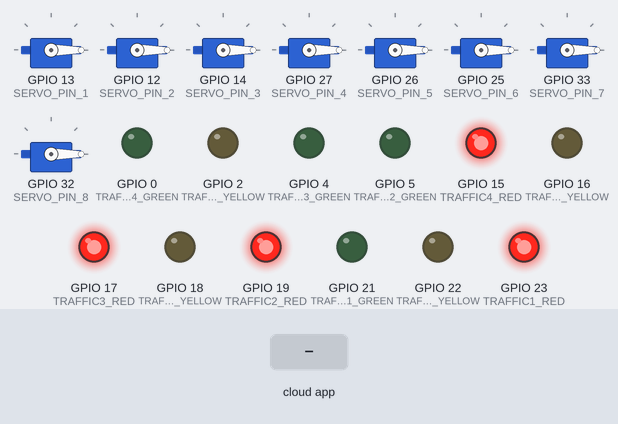
The sketch below on a simulated ESP32. Shown: 8 × servo, output pins drawn as LEDs (lit = HIGH). The test bench sets the inputs (shaded band). WiFi joins after 1.5 s; servers stay silent unless stated; the Firebase database answers and starts empty; what the sketch prints to the serial monitor is not drawn.

Above: at 10.0 s.
10.1 s: the phone or cloud app sets red to 0
At 11.2 s:
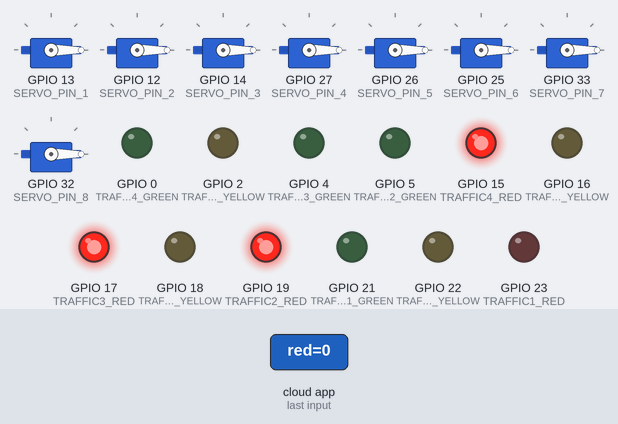
11.9 s: the phone or cloud app sets position to 90
At 14.9 s:
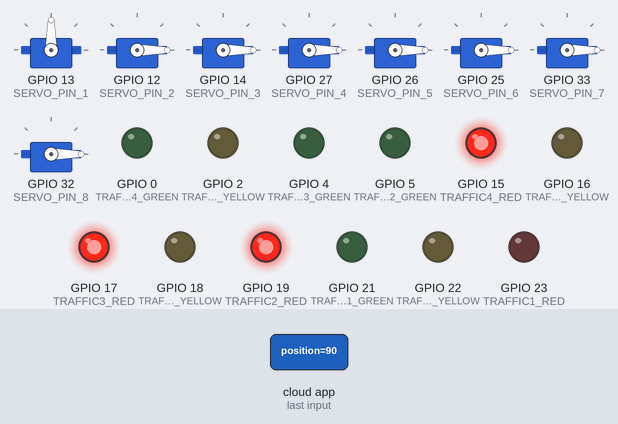
15.0 s: the phone or cloud app sets yellow to 1
At 16.8 s:
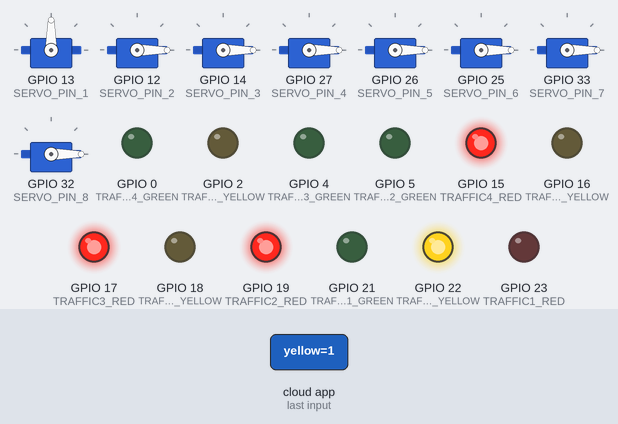
17.5 s: the phone or cloud app sets green to 1
At 19.8 s:
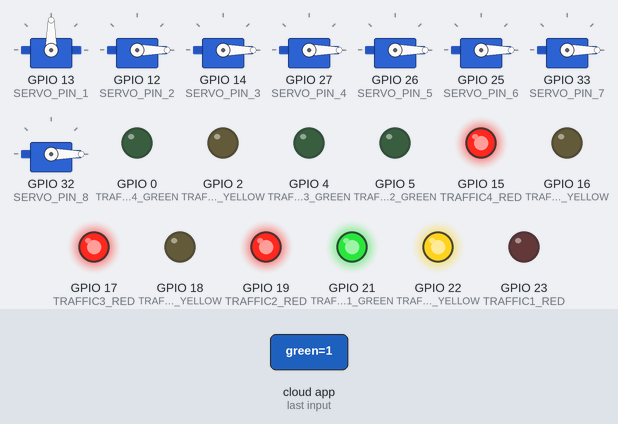
20.6 s: the phone or cloud app sets red to 1
At 22.8 s:
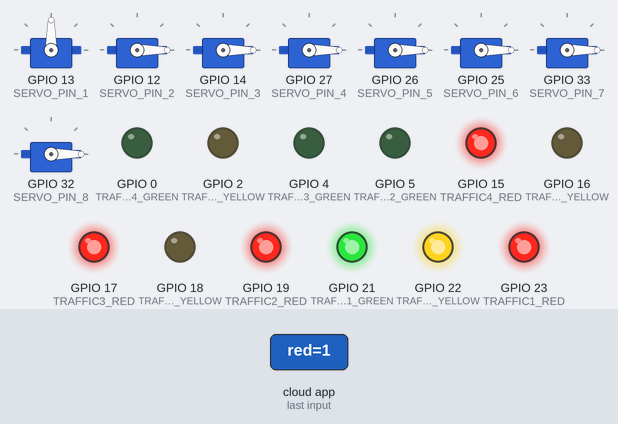
23.6 s: the phone or cloud app sets position to 0
At 27.2 s:
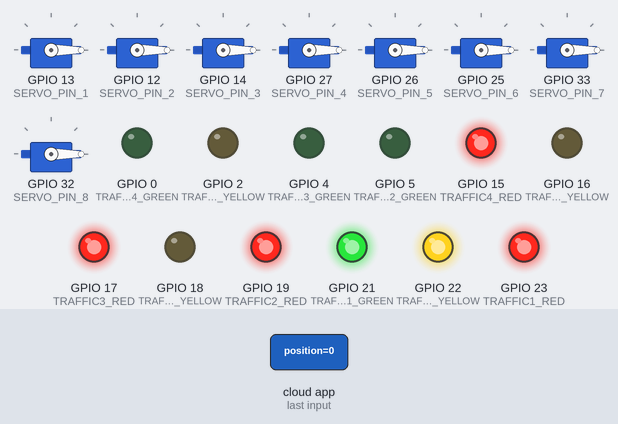
Timing chart, 0 to 27.7 s (numbered marks = the images above; inputs shaded):
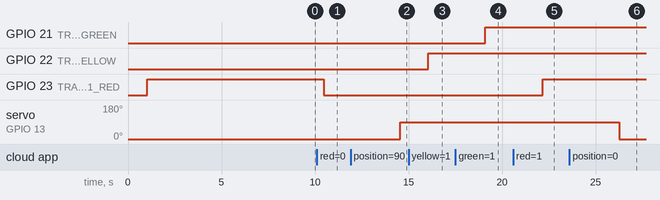

The sketch:

sketch_jan07a.ino
```cpp
/*
 * Smart Parking Gate + Traffic Light Control System
 * ESP32 + 8x Servos + 4x Traffic Lights + Firebase
 *
 * Firebase Path: Park2/
 * Features:
 * - Real-time gate control with ANY angle (0-180°)
 * - Traffic light management (4 modules, 12 LEDs)
 * - Remote Firebase commands
 * - Individual and group control
 */

#include <WiFi.h>
#include <FirebaseESP32.h>
#include <ESP32Servo.h>

// WiFi Credentials
const char* WIFI_SSID = "ITIDA";
const char* WIFI_PASSWORD = "12345678";

// Firebase Credentials
const char* FIREBASE_HOST = "stem-53cdc-default-rtdb.firebaseio.com";
const char* FIREBASE_AUTH = "UlqdAaYSCRjTcqFBRVW0df1Y513SLgoJ2vuZ2lZO";

// Firebase objects
FirebaseData fbData;
FirebaseData fbStream;
FirebaseAuth auth;
FirebaseConfig config;

// Servo Motor Pins (8 Gates)
#define SERVO_PIN_1 13
#define SERVO_PIN_2 12
#define SERVO_PIN_3 14
#define SERVO_PIN_4 27
#define SERVO_PIN_5 26
#define SERVO_PIN_6 25
#define SERVO_PIN_7 33
#define SERVO_PIN_8 32

// Traffic Light Pins
#define TRAFFIC1_RED    23
#define TRAFFIC1_YELLOW 22
#define TRAFFIC1_GREEN  21

#define TRAFFIC2_RED    19
#define TRAFFIC2_YELLOW 18
#define TRAFFIC2_GREEN  5

#define TRAFFIC3_RED    17
#define TRAFFIC3_YELLOW 16
#define TRAFFIC3_GREEN  4

#define TRAFFIC4_RED    15
#define TRAFFIC4_YELLOW 2
#define TRAFFIC4_GREEN  0

// Servo objects
Servo servo1, servo2, servo3, servo4;
Servo servo5, servo6, servo7, servo8;

// Variables
int gatePositions[8] = {0, 0, 0, 0, 0, 0, 0, 0};
String gateStatus[8] = {"closed", "closed", "closed", "closed",
                        "closed", "closed", "closed", "closed"};

bool trafficLights[4][3] = {
  {true, false, false},
  {true, false, false},
  {true, false, false},
  {true, false, false}
};

unsigned long lastGateCheck = 0;
unsigned long lastTrafficCheck = 0;
unsigned long sendDataPrevMillis = 0;
bool firebaseReady = false;

void setup() {
  Serial.begin(115200);
  delay(1000);

  Serial.println("\n╔════════════════════════════════════════╗");
  Serial.println("║  GATE + TRAFFIC CONTROL - FULL RANGE  ║");
  Serial.println("║  Servo: 0-180° | Traffic: RGB Control ║");
  Serial.println("╚════════════════════════════════════════╝\n");

  // Setup traffic lights
  pinMode(TRAFFIC1_RED, OUTPUT);
  pinMode(TRAFFIC1_YELLOW, OUTPUT);
  pinMode(TRAFFIC1_GREEN, OUTPUT);
  pinMode(TRAFFIC2_RED, OUTPUT);
  pinMode(TRAFFIC2_YELLOW, OUTPUT);
  pinMode(TRAFFIC2_GREEN, OUTPUT);
  pinMode(TRAFFIC3_RED, OUTPUT);
  pinMode(TRAFFIC3_YELLOW, OUTPUT);
  pinMode(TRAFFIC3_GREEN, OUTPUT);
  pinMode(TRAFFIC4_RED, OUTPUT);
  pinMode(TRAFFIC4_YELLOW, OUTPUT);
  pinMode(TRAFFIC4_GREEN, OUTPUT);

  Serial.println("→ Initializing traffic lights...");
  setTrafficLight(1, true, false, false);
  setTrafficLight(2, true, false, false);
  setTrafficLight(3, true, false, false);
  setTrafficLight(4, true, false, false);
  Serial.println("✓ All traffic lights RED");

  // Attach servos
  Serial.println("\n→ Attaching servos...");
  servo1.attach(SERVO_PIN_1);
  servo2.attach(SERVO_PIN_2);
  servo3.attach(SERVO_PIN_3);
  servo4.attach(SERVO_PIN_4);
  servo5.attach(SERVO_PIN_5);
  servo6.attach(SERVO_PIN_6);
  servo7.attach(SERVO_PIN_7);
  servo8.attach(SERVO_PIN_8);

  // Initialize all gates to 0°
  for(int i = 1; i <= 8; i++) {
    moveGate(i, 0);
    delay(100);
  }
  Serial.println("✓ All gates at 0°");

  // Connect WiFi
  connectToWiFi();

  // Setup Firebase
  Serial.println("\n→ Configuring Firebase...");
  config.host = FIREBASE_HOST;
  config.signer.tokens.legacy_token = FIREBASE_AUTH;

  Firebase.begin(&config, &auth);
  Firebase.reconnectWiFi(true);

  fbData.setBSSLBufferSize(1024, 1024);
  fbData.setResponseSize(1024);

  Serial.println("→ Connecting to Firebase...");
  delay(2000);

  if (Firebase.ready()) {
    Serial.println("✓ Firebase Connected!");
    firebaseReady = true;
    initializeFirebase();
  } else {
    Serial.println("✗ Firebase Connection Failed!");
  }

  Serial.println("\n✓ System Ready!");
  Serial.println("📍 Set gate position: /Park2/gates/gate1/position (0-180)");
  Serial.println("🚦 Set traffic: /Park2/traffic/module1/ {red, yellow, green}\n");
}

void loop() {
  if (!firebaseReady) {
    delay(1000);
    return;
  }

  // Check gate positions every 300ms
  if (millis() - lastGateCheck > 300) {
    lastGateCheck = millis();
    checkGatePositions();
  }

  // Check traffic lights every 300ms
  if (millis() - lastTrafficCheck > 300) {
    lastTrafficCheck = millis();
    checkTrafficStates();
  }

  // Send status every 10 seconds (optional - doesn't overwrite commands)
  if (millis() - sendDataPrevMillis > 10000 || sendDataPrevMillis == 0) {
    sendDataPrevMillis = millis();
    sendStatusToFirebase();
  }

  delay(50);
}

// ═══════════════════════════════════════════════════════════
// SERVO CONTROL
// ═══════════════════════════════════════════════════════════

void moveGate(int gateNum, int angle) {
  if(gateNum < 1 || gateNum > 8) return;

  angle = constrain(angle, 0, 180);

  switch(gateNum) {
    case 1: servo1.write(angle); break;
    case 2: servo2.write(angle); break;
    case 3: servo3.write(angle); break;
    case 4: servo4.write(angle); break;
    case 5: servo5.write(angle); break;
    case 6: servo6.write(angle); break;
    case 7: servo7.write(angle); break;
    case 8: servo8.write(angle); break;
  }

  gatePositions[gateNum - 1] = angle;
  gateStatus[gateNum - 1] = (angle >= 45) ? "open" : "closed";

  Serial.print("→ Gate ");
  Serial.print(gateNum);
  Serial.print(" → ");
  Serial.print(angle);
  Serial.println("°");
}

// ═══════════════════════════════════════════════════════════
// TRAFFIC LIGHTS
// ═══════════════════════════════════════════════════════════

void setTrafficLight(int module, bool red, bool yellow, bool green) {
  if(module < 1 || module > 4) return;

  switch(module) {
    case 1:
      digitalWrite(TRAFFIC1_RED, red ? HIGH : LOW);
      digitalWrite(TRAFFIC1_YELLOW, yellow ? HIGH : LOW);
      digitalWrite(TRAFFIC1_GREEN, green ? HIGH : LOW);
      break;
    case 2:
      digitalWrite(TRAFFIC2_RED, red ? HIGH : LOW);
      digitalWrite(TRAFFIC2_YELLOW, yellow ? HIGH : LOW);
      digitalWrite(TRAFFIC2_GREEN, green ? HIGH : LOW);
      break;
    case 3:
      digitalWrite(TRAFFIC3_RED, red ? HIGH : LOW);
      digitalWrite(TRAFFIC3_YELLOW, yellow ? HIGH : LOW);
      digitalWrite(TRAFFIC3_GREEN, green ? HIGH : LOW);
      break;
    case 4:
      digitalWrite(TRAFFIC4_RED, red ? HIGH : LOW);
      digitalWrite(TRAFFIC4_YELLOW, yellow ? HIGH : LOW);
      digitalWrite(TRAFFIC4_GREEN, green ? HIGH : LOW);
      break;
  }

  trafficLights[module - 1][0] = red;
  trafficLights[module - 1][1] = yellow;
  trafficLights[module - 1][2] = green;

  Serial.print("→ Traffic ");
  Serial.print(module);
  Serial.print(": ");
  if(red) Serial.print("🔴");
  if(yellow) Serial.print("🟡");
  if(green) Serial.print("🟢");
  if(!red && !yellow && !green) Serial.print("⚫OFF");
  Serial.println();
}

// ═══════════════════════════════════════════════════════════
// FIREBASE - READ GATE POSITIONS
// ═══════════════════════════════════════════════════════════

void checkGatePositions() {
  for(int i = 1; i <= 8; i++) {
    String path = "/Park2/gates/gate" + String(i) + "/position";

    if(Firebase.getInt(fbData, path)) {
      int newAngle = fbData.intData();

      // Only move if angle changed and is valid
      if(newAngle != gatePositions[i-1] && newAngle >= 0 && newAngle <= 180) {
        Serial.print("🔔 Firebase: Gate ");
        Serial.print(i);
        Serial.print(" → ");
        Serial.print(newAngle);
        Serial.println("°");
        moveGate(i, newAngle);
      }
    }
  }
}

// ═══════════════════════════════════════════════════════════
// FIREBASE - READ TRAFFIC STATES
// ═══════════════════════════════════════════════════════════

void checkTrafficStates() {
  for(int i = 1; i <= 4; i++) {
    String path = "/Park2/traffic/module" + String(i) + "/";

    bool r = false, y = false, g = false;
    bool validRead = false;

    if(Firebase.getBool(fbData, path + "red")) {
      r = fbData.boolData();
      if(Firebase.getBool(fbData, path + "yellow")) {
        y = fbData.boolData();
        if(Firebase.getBool(fbData, path + "green")) {
          g = fbData.boolData();
          validRead = true;
        }
      }
    }

    // Only update if state changed
    if(validRead && (r != trafficLights[i-1][0] ||
                     y != trafficLights[i-1][1] ||
                     g != trafficLights[i-1][2])) {
      Serial.print("🔔 Firebase: Traffic ");
      Serial.println(i);
      setTrafficLight(i, r, y, g);
    }
  }
}

// ═══════════════════════════════════════════════════════════
// FIREBASE - INITIALIZE & SEND STATUS
// ═══════════════════════════════════════════════════════════

void initializeFirebase() {
  Serial.println("\n→ Initializing Firebase...");

  // Set initial gate positions (all at 0)
  for(int i = 1; i <= 8; i++) {
    String path = "/Park2/gates/gate" + String(i) + "/";
    Firebase.setInt(fbData, path + "position", 0);
  }

  // Set initial traffic states (all RED)
  for(int i = 1; i <= 4; i++) {
    String path = "/Park2/traffic/module" + String(i) + "/";
    Firebase.setBool(fbData, path + "red", true);
    Firebase.setBool(fbData, path + "yellow", false);
    Firebase.setBool(fbData, path + "green", false);
  }

  Firebase.setString(fbData, "/Park2/info/system", "Gate_Traffic_Control_v2");
  Firebase.setInt(fbData, "/Park2/info/gates", 8);
  Firebase.setInt(fbData, "/Park2/info/traffic_modules", 4);

  Serial.println("✓ Firebase initialized!");
}

void sendStatusToFirebase() {
  // Send current angles to a separate "current_angle" field
  // This way we don't overwrite the "position" command field
  for(int i = 1; i <= 8; i++) {
    String path = "/Park2/gates/gate" + String(i) + "/";
    Firebase.setInt(fbData, path + "current_angle", gatePositions[i-1]);
    Firebase.setString(fbData, path + "status", gateStatus[i-1]);
  }

  Firebase.setInt(fbData, "/Park2/summary/uptime", millis() / 1000);

  Serial.println("✓ Status updated");
}

// ═══════════════════════════════════════════════════════════
// WIFI
// ═══════════════════════════════════════════════════════════

void connectToWiFi() {
  Serial.print("\n→ Connecting to WiFi: ");
  Serial.println(WIFI_SSID);

  WiFi.begin(WIFI_SSID, WIFI_PASSWORD);

  int attempts = 0;
  while (WiFi.status() != WL_CONNECTED && attempts < 30) {
    delay(500);
    Serial.print(".");
    attempts++;
  }

  if (WiFi.status() == WL_CONNECTED) {
    Serial.println("\n✓ WiFi Connected!");
    Serial.print("→ IP: ");
    Serial.println(WiFi.localIP());
  } else {
    Serial.println("\n✗ WiFi Failed!");
  }
}
```

Measured:
- after the input at 10.1 s, GPIO 23 (TRAFFIC1_RED): HIGH → LOW after 0.36 s
- after the input at 11.9 s, servo on GPIO 13 (SERVO_PIN_1): 0° → 90° after 2.7 s
- after the input at 15.0 s, GPIO 22 (TRAFFIC1_YELLOW): LOW → HIGH after 1.1 s
- after the input at 17.5 s, GPIO 21 (TRAFFIC1_GREEN): LOW → HIGH after 1.6 s
- after the input at 20.6 s, GPIO 23 (TRAFFIC1_RED): LOW → HIGH after 1.6 s
- after the input at 23.6 s, servo on GPIO 13 (SERVO_PIN_1): 90° → 0° after 2.7 s
